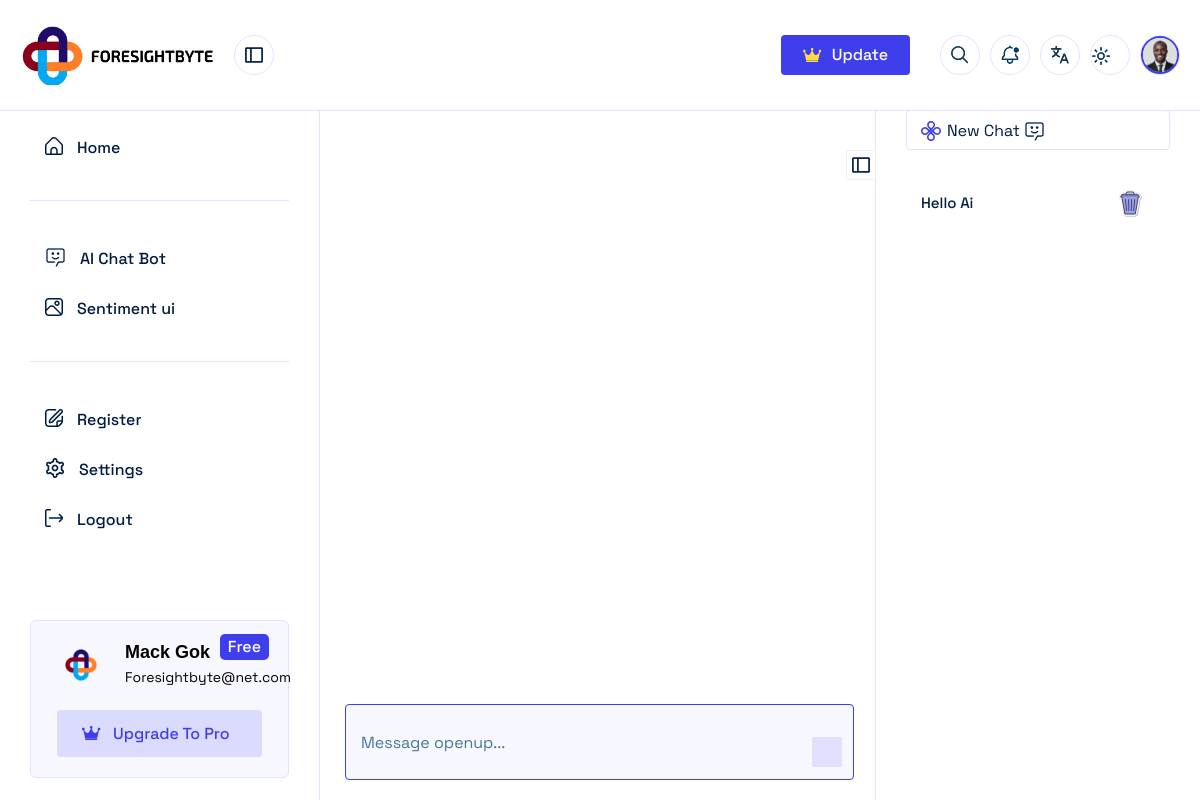
/dynamic/24, run on an earlier commit of the app's database.
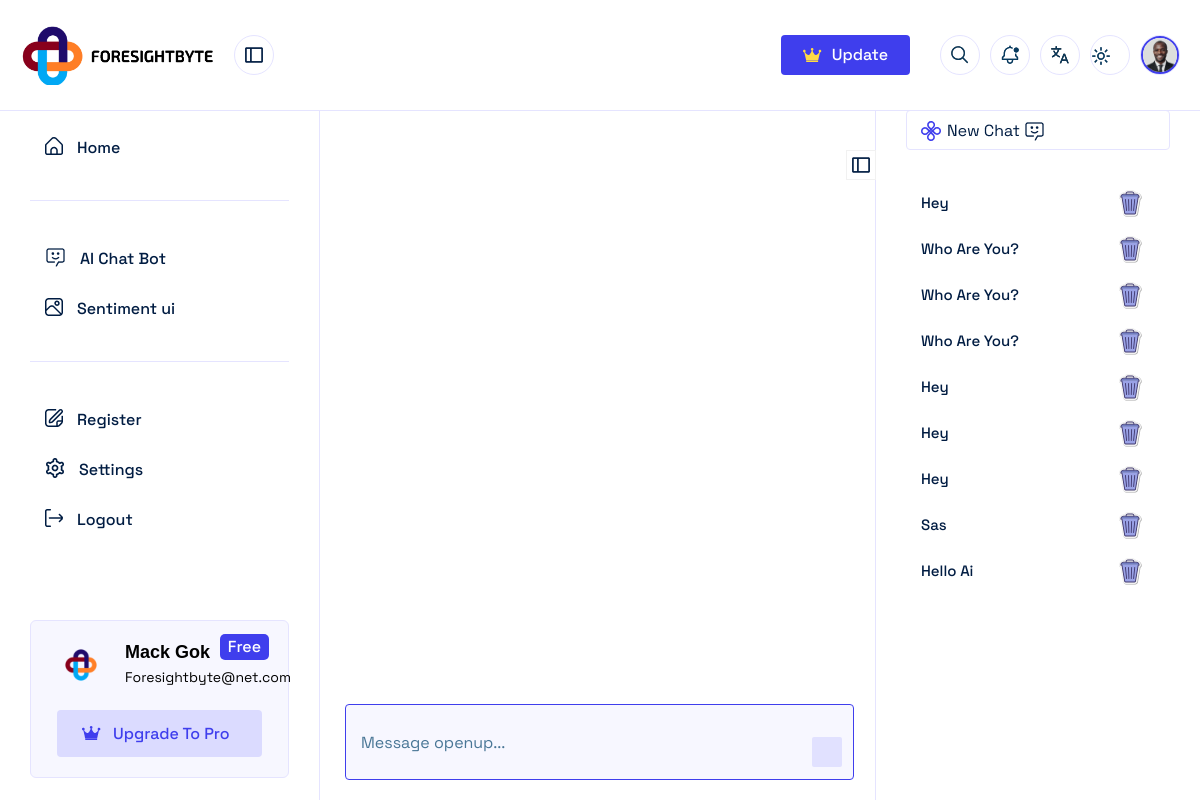
And on a later commit of the database.
### myapp/models.py (models this page shows)
class BaseModel(models.Model):
    created_at = models.DateTimeField(default=now, editable=False)
    updated_at = models.DateTimeField(auto_now_add=True, editable=False)
    class Meta:
        ordering = ['-created_at']
        abstract = True

class ChatTitle(BaseModel):
    subadminID = models.ForeignKey(Subadmin, on_delete=models.CASCADE,null=True, blank=True)
    customerID = models.ForeignKey(Customer, on_delete=models.CASCADE,null=True, blank=True)
    title = models.TextField()

### myapp/views.py (the view)
# urls.py: path('dynamic/<int:id>', dynamic, name='dynamic'),
def dynamic(request,id):
    chatBodys = ChatBody.objects.filter(chatTitle_id=id).order_by('id')
    chatBodyscount = ChatTitle.objects.all().count()
    chatTitles = ChatTitle.objects.all()
    request.session.flush()
    data ={
        'chatTitles':chatTitles,
        'chatBodys':chatBodys,
        'id':id,
        'chatBodyscount':chatBodyscount,
    }
    return render(request, 'a_mainchat.html',data)

### templates/a_mainchat.html (shortened to what this page needs)
{% extends 'chatbase.html' %}
{% load static %}
{% block chatbody %}
 <div class="main-center-content-m-left center-content search-sticky">
    <div >
        <form action="#" class="search-form">
            <input type="text" name="tynChatInput"  id="tynChatInput" placeholder="Message openup...">
            <button id="chatbtn"><i class="fa-regular fa-arrow-up"></i></button>
        </form>
    </div>
</div>
<div class="right-side-bar-new-chat-option">
    <div class="new-chat-option">
        <a href="{% url 'chatui' %}">
            <img src="{% static 'chatbot/assets/images/logo/logo-02.png' %}" alt="logo">
            <img src="{% static 'chatbot/assets/images/icons/04.png' %}" alt="icons">
        </a>
    </div>
    <div class="chat-history-wrapper">
            <div class="chat-history-area-start">
                {% for chatTitle in chatTitles %}
                    {% if chatTitle.id == id %}
                <div class="single-history">
                    <a href="{% url 'dynamic' chatTitle.id %}"><p>{{ chatTitle.title|truncatechars:30 }}</p>
                    <a href="{% url 'dynamic_delete' chatTitle.id %}">
                        <img src="{% static 'chatbot/assets/images/icons/icons8-delete.svg' %}" alt="icons" width="50px">
                    </a>
                </div>
                {% else %}
                <div class="single-history">
                    <a href="{% url 'dynamic' chatTitle.id %}"><p>{{ chatTitle.title|truncatechars:30 }}</p></a>
                    <a href="{% url 'dynamic_delete' chatTitle.id %}">
                        <img src="{% static 'chatbot/assets/images/icons/icons8-delete.svg' %}" alt="icons" width="30px">
                    </a>
                </div>
                {% endif %}
                {% endfor %}
            </div>
    </div>
    <div class="right-side-open-clouse" id="collups-right">
        <img src="{% static 'chatbot/assets/images/icons/01.svg' %}" alt="icons">
    </div>
</div>
{% endblock chatbody %}

What changed in the data, as far as the page shows it:
added ChatTitle: title "Hey"
added ChatTitle: title "Who Are You?"
added ChatTitle: title "Who Are You?"
added ChatTitle: title "Who Are You?"
added ChatTitle: title "Hey"
added ChatTitle: title "Hey"
added ChatTitle: title "Hey"
added ChatTitle: title "Sas"
